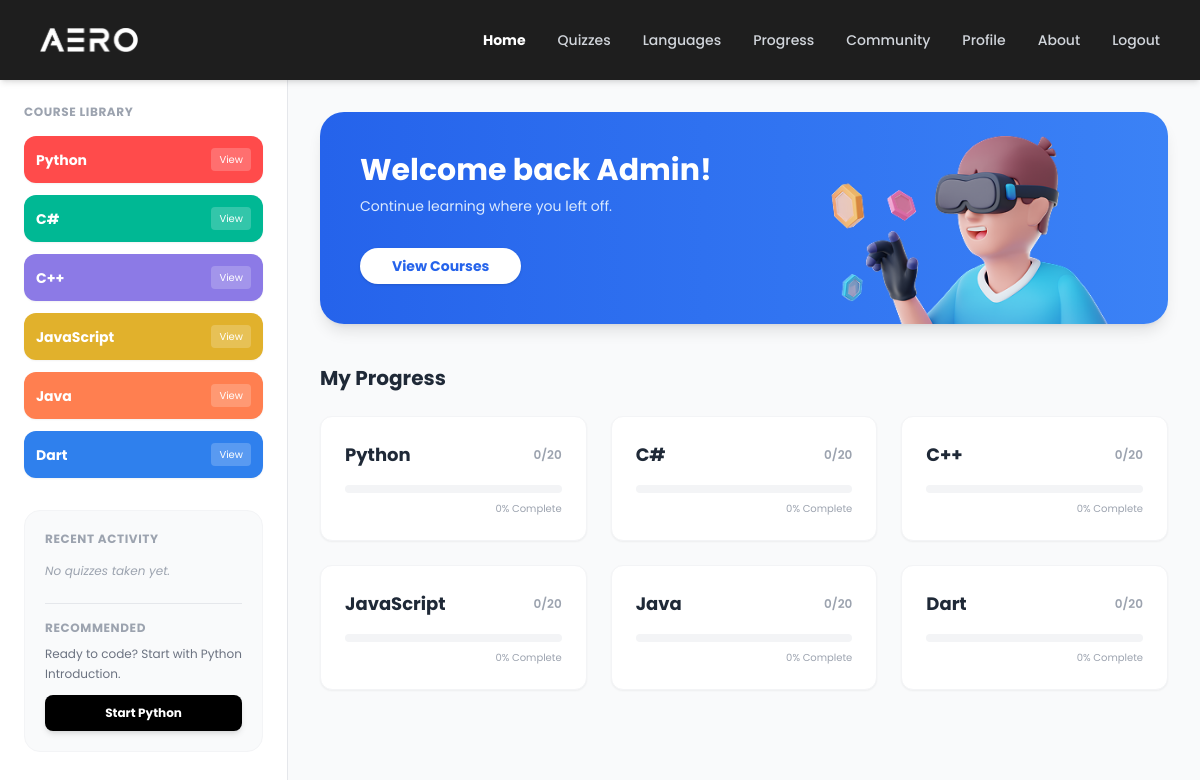
Page /pages/dashboard.php (signed in) on the committed database.
### tables this page shows
CREATE TABLE `languages` (
  `language_id` int(11) NOT NULL,
  `name` varchar(50) NOT NULL,
  `description` text DEFAULT NULL,
  `icon_path` varchar(255) DEFAULT NULL
);

### pages/dashboard.php (the view, shortened to what this page needs)
<?php
include '../config/db_conn.php';
$user_id = $_SESSION['user_id'];
$fullname = $_SESSION['fullname'];
$sql = "
    SELECT
        l.language_id,
        l.name,
        (SELECT COUNT(*) FROM topics WHERE language_id = l.language_id) as total_topics,
        (SELECT COUNT(DISTINCT topic_id) FROM generated_quizzes
         WHERE user_id = $user_id
         AND score >= (total_items / 2)
         AND topic_id IN (SELECT topic_id FROM topics WHERE language_id = l.language_id)
        ) as completed_topics
    FROM languages l
";
$result = $conn->query($sql);
$progress_data = [];
$colors = [
    'Python' => 'bg-[#ff4b4b]',
    'C#' => 'bg-[#00b894]',
    'C++' => 'bg-[#8c7ae6]',
    'JavaScript' => 'bg-[#e1b12c]',
    'Java' => 'bg-[#ff7f50]',
    'Dart' => 'bg-[#2f80ed]'
];
while ($row = $result->fetch_assoc()) {
    $total = $row['total_topics'];
    $done = $row['completed_topics'];
    $percent = ($total > 0) ? round(($done / $total) * 100) : 0;
    $progress_data[] = [
        'id' => $row['language_id'],
        'name' => $row['name'],
        'percent' => $percent,
        'done' => $done,
        'total' => $total,
        'color' => $colors[$row['name']] ?? 'bg-gray-500'
    ];
}
?>
<!DOCTYPE html>
<html lang="en">
<head>
    <script src="https://cdn.tailwindcss.com"></script>
    <link rel="stylesheet" href="../assets/css/style.css?v=2.1">
</head>
<body class="bg-gray-50">
    <?php include '../components/navbar.php'; ?>
    <div class="flex">
        <?php include '../components/sidebar.php'; ?>
        <main class="flex-1 p-8 overflow-y-auto h-[calc(100vh-4rem)]">
            <div class="max-w-5xl mx-auto">
                <div class="relative bg-gradient-to-r from-blue-600 to-blue-500 rounded-3xl p-10 text-white shadow-lg mb-10 overflow-hidden">
                    <div class="relative z-10 max-w-lg">
                        <h1 class="text-3xl font-bold mb-2">Welcome back <?php echo htmlspecialchars($fullname); ?>!</h1>
                        <p class="text-blue-100 mb-8 text-sm">Continue learning where you left off.</p>
                        <div class="flex space-x-4">
                            <a href="languages.php" class="bg-white text-blue-600 px-8 py-2 rounded-full font-bold text-sm hover:bg-gray-100 transition shadow">View Courses</a>
                        </div>
                    </div>
                    <img src="../assets/images/elements/3d-char.png"
                        class="absolute bottom-0 right-10 h-64 w-auto hidden lg:block transform translate-y-4" alt="3D">
                </div>
                <h2 class="text-xl font-bold mb-6 text-gray-800">My Progress</h2>
                <div class="grid grid-cols-1 md:grid-cols-2 lg:grid-cols-3 gap-6">
                    <?php foreach ($progress_data as $p): ?>
                        <a href="topic_list.php?lang_id=<?php echo $p['id']; ?>" class="block">
                            <div class="bg-white p-6 rounded-xl shadow-sm border border-gray-100 hover:shadow-md transition hover:-translate-y-1">
                                <div class="flex justify-between items-center mb-4">
                                    <h3 class="font-bold text-lg text-gray-800"><?php echo $p['name']; ?></h3>
                                    <span class="text-xs font-semibold text-gray-400">
                                        <?php echo $p['done']; ?>/<?php echo $p['total']; ?>
                                    </span>
                                </div>
                                <div class="w-full bg-gray-100 rounded-full h-2 mb-2">
                                </div>
                                <p class="text-[10px] text-gray-400 text-right"><?php echo $p['percent']; ?>% Complete</p>
                            </div>
                        </a>
                    <?php endforeach; ?>
                </div>
            </div>
        </main>
    </div>
</body>
</html>

### components/navbar.php (shortened to what this page needs)
<nav class="bg-[#1e1e1e] text-white h-20 flex items-center shadow-md sticky top-0 z-50">
    <div class="w-full flex justify-between items-center px-6 md:px-10">
        <a href="dashboard.php" class="hover:opacity-80 transition">
            <img src="../assets/images/logo/aero_white.svg" alt="AERO" class="h-6 w-auto">
        </a>
        <div class="hidden md:flex items-center space-x-8 text-sm font-medium text-gray-300">
            <a href="dashboard.php" class="hover:text-white transition <?php echo basename($_SERVER['PHP_SELF']) == 'dashboard.php' ? 'text-white font-bold' : ''; ?>">Home</a>
            <a href="quizzes.php" class="hover:text-white transition <?php echo basename($_SERVER['PHP_SELF']) == 'quizzes.php' ? 'text-white font-bold' : ''; ?>">Quizzes</a>
            <?php
            $currentPage = basename($_SERVER['PHP_SELF']);
            $isLangActive = ($currentPage == 'languages.php' || $currentPage == 'language_intro.php' || $currentPage == 'topic_list.php');
            ?>
            <a href="languages.php" class="hover:text-white transition <?php echo $isLangActive ? 'text-white font-bold' : ''; ?>">Languages</a>
            <a href="progress.php" class="hover:text-white transition <?php echo basename($_SERVER['PHP_SELF']) == 'progress.php' ? 'text-white font-bold' : ''; ?>">Progress</a>
            <a href="forum.php" class="hover:text-white transition <?php echo basename($currentPage == 'forum.php' || $currentPage == 'view_thread.php') ? 'text-white font-bold' : ''; ?>">Community</a>
            <a href="profile.php" class="hover:text-white transition <?php echo ($currentPage == 'profile.php' || $currentPage == 'downloads.php') ? 'text-white font-bold' : ''; ?>">Profile</a>
            <a href="about.php" class="hover:text-white transition <?php echo basename($_SERVER['PHP_SELF']) == 'about.php' ? 'text-white font-bold' : ''; ?>">About</a>
            <a href="../auth/logout.php" class="hover:text-white transition">Logout</a>
        </div>
    </div>
</nav>

### components/sidebar.php (shortened to what this page needs)
<?php
$sidebar_user_id = $_SESSION['user_id'] ?? 0;
$langColors = [
    'Python' => ['bg' => 'bg-[#ff4b4b]', 'text' => 'text-white'],
    'C#' => ['bg' => 'bg-[#00b894]', 'text' => 'text-white'],
    'C++' => ['bg' => 'bg-[#8c7ae6]', 'text' => 'text-white'],
    'JavaScript' => ['bg' => 'bg-[#e1b12c]', 'text' => 'text-white'],
    'Java' => ['bg' => 'bg-[#ff7f50]', 'text' => 'text-white'],
    'Dart' => ['bg' => 'bg-[#2f80ed]', 'text' => 'text-white']
];
$sidebarLangs = $conn->query("SELECT * FROM languages ORDER BY language_id ASC");
$recentSql = "SELECT q.date_taken, t.title, l.name as lang_name, q.score, q.total_items
              FROM generated_quizzes q
              JOIN topics t ON q.topic_id = t.topic_id
              JOIN languages l ON t.language_id = l.language_id
              WHERE q.user_id = $sidebar_user_id
              ORDER BY q.date_taken DESC LIMIT 3";
$recentActivity = $conn->query($recentSql);
$suggestSql = "SELECT t.language_id, t.order_sequence, l.name as lang_name
               FROM generated_quizzes q
               JOIN topics t ON q.topic_id = t.topic_id
               JOIN languages l ON t.language_id = l.language_id
               WHERE q.user_id = $sidebar_user_id
               ORDER BY q.date_taken DESC LIMIT 1";
$lastTaken = $conn->query($suggestSql)->fetch_assoc();
$suggestionText = "Start your journey today!";
$suggestionLink = "languages.php";
$btnText = "Browse Courses";
if ($lastTaken) {
    $nextSeq = $lastTaken['order_sequence'] + 1;
    $lid = $lastTaken['language_id'];
    $nextSql = "SELECT topic_id, title FROM topics
                WHERE language_id = $lid AND order_sequence >= $nextSeq
                ORDER BY order_sequence ASC LIMIT 1";
    $nextRes = $conn->query($nextSql);
    if ($nextRes->num_rows > 0) {
        $suggestedTopic = $nextRes->fetch_assoc();
        $suggestionText = "Since you finished the last topic, try <b>" . $suggestedTopic['title'] . "</b> next.";
        $suggestionLink = "topic_list.php?lang_id=$lid&topic_id=" . $suggestedTopic['topic_id'];
        $btnText = "Start " . $lastTaken['lang_name'];
    } else {
        $suggestionText = "You completed all topics in " . $lastTaken['lang_name'] . "! Try a new language.";
        $suggestionLink = "languages.php";
        $btnText = "Find New Course";
    }
} else {
    $suggestionText = "Ready to code? Start with Python Introduction.";
    $suggestionLink = "topic_list.php?lang_id=1";
    $btnText = "Start Python";
}
?>
<aside class="w-72 bg-white border-r border-gray-200 flex flex-col h-[calc(100vh-4rem)] sticky top-16 overflow-y-auto hidden lg:block no-scrollbar">
    <div class="p-6">
        <h3 class="text-xs font-bold text-gray-400 uppercase tracking-wider mb-4">Course Library</h3>
        <div class="space-y-3">
            <?php while ($lang = $sidebarLangs->fetch_assoc()):
                $style = $langColors[$lang['name']] ?? ['bg' => 'bg-gray-600', 'text' => 'text-white'];
            ?>
                <a href="topic_list.php?lang_id=<?php echo $lang['language_id']; ?>"
                    class="flex justify-between items-center <?php echo $style['bg']; ?> <?php echo $style['text']; ?> p-3 rounded-xl hover:opacity-90 transition shadow-sm group">
                    <span class="font-bold text-sm flex items-center">
                        <?php echo $lang['name']; ?>
                    </span>
                    <span class="text-[10px] bg-white/20 px-2 py-1 rounded group-hover:bg-white/30 transition">
                        View
                    </span>
                </a>
            <?php endwhile; ?>
        </div>
        <div class="mt-8 bg-gray-50 border border-gray-100 rounded-2xl p-5">
            <h4 class="text-xs font-bold text-gray-400 uppercase tracking-wider mb-4">Recent Activity</h4>
            <div class="space-y-4">
                <?php if ($recentActivity->num_rows > 0): ?>
                    <?php while ($act = $recentActivity->fetch_assoc()): ?>
                        <div class="border-l-2 border-gray-200 pl-3">
                            <p class="text-xs font-semibold text-gray-800">
                                <?php echo $act['title']; ?>
                                <span class="text-[10px] text-gray-400 block font-normal">
                                    <?php echo $act['lang_name']; ?>
                                </span>
                            </p>
                            <p class="text-[10px] text-gray-400 mt-1">
                                Score: <?php echo $act['score']; ?>/<?php echo $act['total_items']; ?> &bull;
                                <?php echo date("M d, H:i", strtotime($act['date_taken'])); ?>
                            </p>
                        </div>
                    <?php endwhile; ?>
                <?php else: ?>
                    <p class="text-xs text-gray-400 italic">No quizzes taken yet.</p>
                <?php endif; ?>
            </div>
            <div class="mt-6 pt-4 border-t border-gray-200">
                <h4 class="text-xs font-bold text-gray-400 uppercase tracking-wider mb-2">Recommended</h4>
                <p class="text-xs text-gray-500 mb-3 leading-relaxed">
                    <?php echo $suggestionText; ?>
                </p>
                <a href="<?php echo $suggestionLink; ?>" class="block w-full bg-black text-white text-center text-xs font-bold py-2.5 rounded-lg hover:bg-gray-800 transition shadow-md">
                    <?php echo $btnText; ?>
                </a>
            </div>
        </div>
    </div>
</aside>

### assets/css/style.css (style rules this page uses)
body { font-family: 'Poppins', sans-serif; }

### pages/dashboard.php (style rules this page uses)
body { font-family: 'Poppins', sans-serif; }

### rows in the picture
languages: name "Python", done "0", total "20", percent "0"
languages: name "C#", done "0", total "20", percent "0"
languages: name "C++", done "0", total "20", percent "0"
languages: name "JavaScript", done "0", total "20", percent "0"
languages: name "Java", done "0", total "20", percent "0"
languages: name "Dart", done "0", total "20", percent "0"

### other values in the picture
$suggestionText "Ready to code? Start with Python Introduction."
$btnText "Start Python"
$fullname "Admin"
